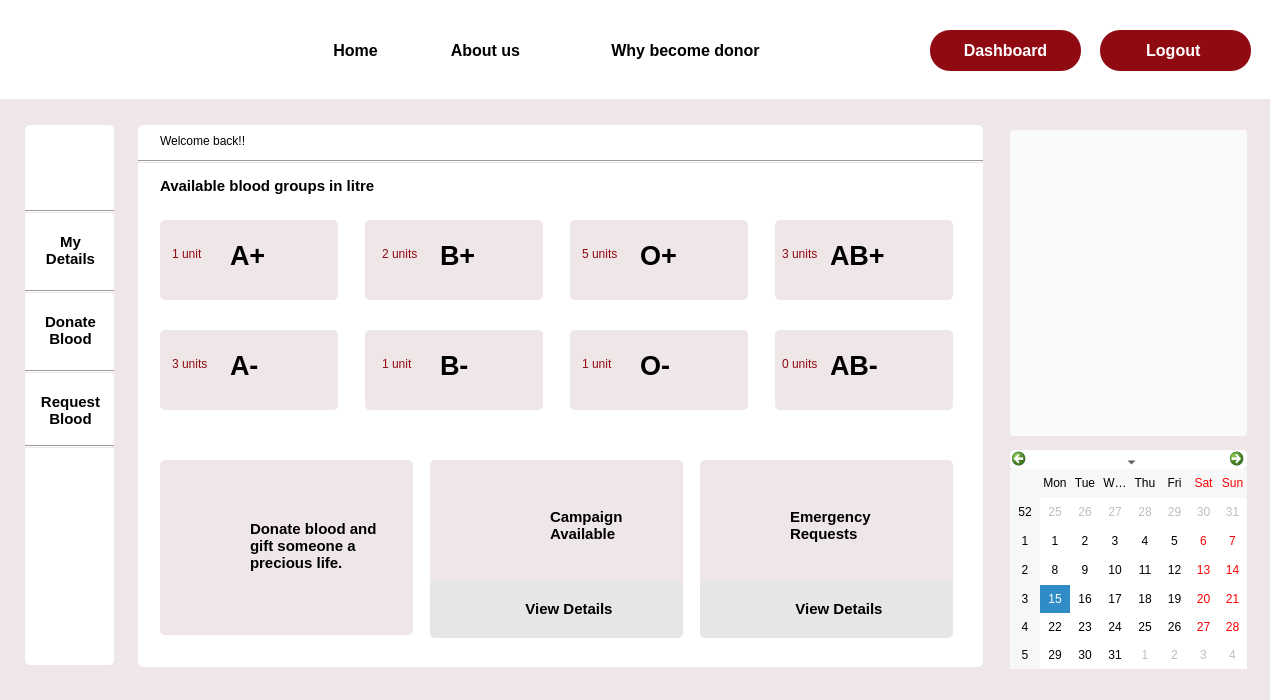
 <widget class="QDialog" name="userDashboard">
  <property name="geometry">
   <rect>
    <x>0</x>
    <y>0</y>
    <width>1270</width>
    <height>700</height>
   </rect>
  </property>
  <property name="windowTitle">
   <string>Dialog</string>
  </property>
  <property name="styleSheet">
   <string notr="true">background-color: #EFE6E7</string>
  </property>
  <widget class="QLabel" name="label_41">
   <property name="geometry">
    <rect>
     <x>680</x>
     <y>230</y>
     <width>63</width>
     <height>61</height>
    </rect>
   </property>
   <property name="cursor">
    <cursorShape>ArrowCursor</cursorShape>
   </property>
   <property name="styleSheet">
    <string notr="true">background-image: url(:/img/Images/blood_drop.png);</string>
   </property>
   <property name="text">
    <string/>
   </property>
  </widget>
  <widget class="QPushButton" name="about">
   <property name="geometry">
    <rect>
     <x>430</x>
     <y>30</y>
     <width>111</width>
     <height>41</height>
    </rect>
   </property>
   <property name="font">
    <font>
     <pointsize>12</pointsize>
     <bold>true</bold>
    </font>
   </property>
   <property name="cursor">
    <cursorShape>PointingHandCursor</cursorShape>
   </property>
   <property name="styleSheet">
    <string notr="true">#about

{
 background-color:rgb(255, 255, 255);
border-radius:0.5px;
}

#about::hover{border-bottom :3px solid rgb(144, 10, 18);
color: rgb(144, 10, 18);}</string>
   </property>
   <property name="text">
    <string>About us</string>
   </property>
  </widget>
  <widget class="QLabel" name="label_54">
   <property name="geometry">
    <rect>
     <x>790</x>
     <y>500</y>
     <width>141</width>
     <height>51</height>
    </rect>
   </property>
   <property name="font">
    <font>
     <pointsize>11</pointsize>
     <bold>true</bold>
    </font>
   </property>
   <property name="text">
    <string>Emergency
Requests</string>
   </property>
  </widget>
  <widget class="QLabel" name="label_37">
   <property name="geometry">
    <rect>
     <x>480</x>
     <y>340</y>
     <width>63</width>
     <height>61</height>
    </rect>
   </property>
   <property name="cursor">
    <cursorShape>ArrowCursor</cursorShape>
   </property>
   <property name="styleSheet">
    <string notr="true">background-image: url(:/img/Images/blood_drop.png);</string>
   </property>
   <property name="text">
    <string/>
   </property>
  </widget>
  <widget class="QLabel" name="label_44">
   <property name="geometry">
    <rect>
     <x>640</x>
     <y>340</y>
     <width>41</width>
     <height>51</height>
    </rect>
   </property>
   <property name="font">
    <font>
     <pointsize>20</pointsize>
     <bold>true</bold>
    </font>
   </property>
   <property name="cursor">
    <cursorShape>ArrowCursor</cursorShape>
   </property>
   <property name="text">
    <string>O-</string>
   </property>
  </widget>
  <widget class="Line" name="line_5">
   <property name="geometry">
    <rect>
     <x>138</x>
     <y>160</y>
     <width>845</width>
     <height>3</height>
    </rect>
   </property>
   <property name="orientation">
    <enum>Qt::Horizontal</enum>
   </property>
  </widget>
  <widget class="QLabel" name="label_6">
   <property name="geometry">
    <rect>
     <x>160</x>
     <y>220</y>
     <width>178</width>
     <height>80</height>
    </rect>
   </property>
   <property name="cursor">
    <cursorShape>ArrowCursor</cursorShape>
   </property>
   <property name="styleSheet">
    <string notr="true">border-color: rgb(0, 0, 0);
border-radius:5px;</string>
   </property>
   <property name="text">
    <string/>
   </property>
  </widget>
  <widget class="QPushButton" name="why">
   <property name="geometry">
    <rect>
     <x>570</x>
     <y>30</y>
     <width>231</width>
     <height>41</height>
    </rect>
   </property>
   <property name="font">
    <font>
     <pointsize>12</pointsize>
     <bold>true</bold>
    </font>
   </property>
   <property name="cursor">
    <cursorShape>PointingHandCursor</cursorShape>
   </property>
   <property name="styleSheet">
    <string notr="true">#why
{
 background-color:rgb(255, 255, 255);
border-radius:0.5px;
}

#why::hover{
border-bottom :3px solid rgb(144, 10, 18);
color: rgb(144, 10, 18);}</string>
   </property>
   <property name="text">
    <string>Why become donor</string>
   </property>
  </widget>
  <widget class="QPushButton" name="my_details">
   <property name="geometry">
    <rect>
     <x>30</x>
     <y>220</y>
     <width>81</width>
     <height>61</height>
    </rect>
   </property>
   <property name="font">
    <font>
     <pointsize>11</pointsize>
     <bold>true</bold>
    </font>
   </property>
   <property name="cursor">
    <cursorShape>PointingHandCursor</cursorShape>
   </property>
   <property name="styleSheet">
    <string notr="true">#my_details


{
 background-color:rgb(255, 255, 255);
border-radius:5px;
}

#my_details::hover{
border-botton:3px solid rgb(144, 10, 18);
color: rgb(144, 10, 18);}</string>
   </property>
   <property name="text">
    <string>My
Details</string>
   </property>
  </widget>
  <widget class="QLabel" name="label_52">
   <property name="geometry">
    <rect>
     <x>250</x>
     <y>490</y>
     <width>161</width>
     <height>111</height>
    </rect>
   </property>
   <property name="font">
    <font>
     <pointsize>11</pointsize>
     <bold>true</bold>
    </font>
   </property>
   <property name="text">
    <string>Donate blood and 
gift someone a 
precious life.</string>
   </property>
  </widget>
  <widget class="QLabel" name="label_16">
   <property name="geometry">
    <rect>
     <x>430</x>
     <y>460</y>
     <width>253</width>
     <height>175</height>
    </rect>
   </property>
   <property name="styleSheet">
    <string notr="true">border-radius:5px;</string>
   </property>
   <property name="text">
    <string/>
   </property>
  </widget>
  <widget class="QLabel" name="label_11">
   <property name="geometry">
    <rect>
     <x>365</x>
     <y>330</y>
     <width>178</width>
     <height>80</height>
    </rect>
   </property>
   <property name="cursor">
    <cursorShape>ArrowCursor</cursorShape>
   </property>
   <property name="styleSheet">
    <string notr="true">border-color: rgb(0, 0, 0);
border-radius:5px;</string>
   </property>
   <property name="text">
    <string/>
   </property>
  </widget>
  <widget class="QLabel" name="label_33">
   <property name="geometry">
    <rect>
     <x>270</x>
     <y>230</y>
     <width>63</width>
     <height>61</height>
    </rect>
   </property>
   <property name="cursor">
    <cursorShape>ArrowCursor</cursorShape>
   </property>
   <property name="styleSheet">
    <string notr="true">background-image: url(:/img/Images/blood_drop.png);</string>
   </property>
   <property name="text">
    <string/>
   </property>
  </widget>
  <widget class="QLabel" name="label_42">
   <property name="geometry">
    <rect>
     <x>640</x>
     <y>230</y>
     <width>41</width>
     <height>51</height>
    </rect>
   </property>
   <property name="font">
    <font>
     <pointsize>20</pointsize>
     <bold>true</bold>
    </font>
   </property>
   <property name="cursor">
    <cursorShape>ArrowCursor</cursorShape>
   </property>
   <property name="text">
    <string>O+</string>
   </property>
  </widget>
  <widget class="QPushButton" name="my_details_3">
   <property name="geometry">
    <rect>
     <x>30</x>
     <y>380</y>
     <width>81</width>
     <height>61</height>
    </rect>
   </property>
   <property name="font">
    <font>
     <pointsize>11</pointsize>
     <bold>true</bold>
    </font>
   </property>
   <property name="cursor">
    <cursorShape>PointingHandCursor</cursorShape>
   </property>
   <property name="styleSheet">
    <string notr="true">*{
 background-color:rgb(255, 255, 255);
border-radius:5px;}

#my_details_3::hover{
border-botton:3px solid rgb(144, 10, 18);
color: rgb(144, 10, 18);}
</string>
   </property>
   <property name="text">
    <string>Request
Blood</string>
   </property>
  </widget>
  <widget class="QLabel" name="label_46">
   <property name="geometry">
    <rect>
     <x>830</x>
     <y>230</y>
     <width>66</width>
     <height>51</height>
    </rect>
   </property>
   <property name="font">
    <font>
     <pointsize>20</pointsize>
     <bold>true</bold>
    </font>
   </property>
   <property name="cursor">
    <cursorShape>ArrowCursor</cursorShape>
   </property>
   <property name="text">
    <string>AB+</string>
   </property>
  </widget>
  <widget class="QLabel" name="label_39">
   <property name="geometry">
    <rect>
     <x>480</x>
     <y>230</y>
     <width>63</width>
     <height>61</height>
    </rect>
   </property>
   <property name="cursor">
    <cursorShape>ArrowCursor</cursorShape>
   </property>
   <property name="styleSheet">
    <string notr="true">background-image: url(:/img/Images/blood_drop.png);</string>
   </property>
   <property name="text">
    <string/>
   </property>
  </widget>
  <widget class="QLabel" name="label_47">
   <property name="geometry">
    <rect>
     <x>890</x>
     <y>340</y>
     <width>63</width>
     <height>61</height>
    </rect>
   </property>
   <property name="cursor">
    <cursorShape>ArrowCursor</cursorShape>
   </property>
   <property name="styleSheet">
    <string notr="true">background-image: url(:/img/Images/blood_drop.png);</string>
   </property>
   <property name="text">
    <string/>
   </property>
  </widget>
  <widget class="QLabel" name="label_13">
   <property name="geometry">
    <rect>
     <x>775</x>
     <y>220</y>
     <width>178</width>
     <height>80</height>
    </rect>
   </property>
   <property name="cursor">
    <cursorShape>ArrowCursor</cursorShape>
   </property>
   <property name="styleSheet">
    <string notr="true">border-color: rgb(0, 0, 0);
border-radius:5px;</string>
   </property>
   <property name="text">
    <string/>
   </property>
  </widget>
  <widget class="QLabel" name="label_5">
   <property name="geometry">
    <rect>
     <x>40</x>
     <y>140</y>
     <width>63</width>
     <height>61</height>
    </rect>
   </property>
   <property name="styleSheet">
    <string notr="true">background-color: rgb(255, 255, 255);
border-image: url(:/img/Images/Profile.png);</string>
   </property>
   <property name="text">
    <string/>
   </property>
  </widget>
  <widget class="QLabel" name="label_7">
   <property name="geometry">
    <rect>
     <x>30</x>
     <y>0</y>
     <width>81</width>
     <height>91</height>
    </rect>
   </property>
   <property name="styleSheet">
    <string notr="true">background-color:rgb(255, 255, 255);
border-image: url(:/img/Images/logo1.png);</string>
   </property>
   <property name="text">
    <string/>
   </property>
  </widget>
  <widget class="Line" name="line_4">
   <property name="geometry">
    <rect>
     <x>25</x>
     <y>445</y>
     <width>89</width>
     <height>3</height>
    </rect>
   </property>
   <property name="orientation">
    <enum>Qt::Horizontal</enum>
   </property>
  </widget>
  <widget class="QLabel" name="label_53">
   <property name="geometry">
    <rect>
     <x>550</x>
     <y>500</y>
     <width>111</width>
     <height>51</height>
    </rect>
   </property>
   <property name="font">
    <font>
     <pointsize>11</pointsize>
     <bold>true</bold>
    </font>
   </property>
   <property name="text">
    <string>Campaign
Available</string>
   </property>
  </widget>
  <widget class="QLabel" name="label">
   <property name="geometry">
    <rect>
     <x>0</x>
     <y>0</y>
     <width>1280</width>
     <height>99</height>
    </rect>
   </property>
   <property name="styleSheet">
    <string notr="true">background-color: rgb(255, 255, 255);</string>
   </property>
   <property name="text">
    <string/>
   </property>
  </widget>
  <widget class="QLabel" name="label_51">
   <property name="geometry">
    <rect>
     <x>730</x>
     <y>500</y>
     <width>51</width>
     <height>51</height>
    </rect>
   </property>
   <property name="styleSheet">
    <string notr="true">background-image: url(:/img/Images/announcement.png);</string>
   </property>
   <property name="text">
    <string/>
   </property>
  </widget>
  <widget class="Line" name="line_3">
   <property name="geometry">
    <rect>
     <x>25</x>
     <y>370</y>
     <width>89</width>
     <height>3</height>
    </rect>
   </property>
   <property name="orientation">
    <enum>Qt::Horizontal</enum>
   </property>
  </widget>
  <widget class="QLabel" name="label_8">
   <property name="geometry">
    <rect>
     <x>365</x>
     <y>220</y>
     <width>178</width>
     <height>80</height>
    </rect>
   </property>
   <property name="styleSheet">
    <string notr="true">border-color: rgb(0, 0, 0);
border-radius:5px;</string>
   </property>
   <property name="text">
    <string/>
   </property>
  </widget>
  <widget class="QLabel" name="label_43">
   <property name="geometry">
    <rect>
     <x>680</x>
     <y>340</y>
     <width>63</width>
     <height>61</height>
    </rect>
   </property>
   <property name="cursor">
    <cursorShape>ArrowCursor</cursorShape>
   </property>
   <property name="styleSheet">
    <string notr="true">background-image: url(:/img/Images/blood_drop.png);</string>
   </property>
   <property name="text">
    <string/>
   </property>
  </widget>
  <widget class="QLabel" name="label_12">
   <property name="geometry">
    <rect>
     <x>160</x>
     <y>330</y>
     <width>178</width>
     <height>80</height>
    </rect>
   </property>
   <property name="cursor">
    <cursorShape>ArrowCursor</cursorShape>
   </property>
   <property name="styleSheet">
    <string notr="true">border-color: rgb(0, 0, 0);
border-radius:5px;</string>
   </property>
   <property name="text">
    <string/>
   </property>
  </widget>
  <widget class="QLabel" name="label_9">
   <property name="geometry">
    <rect>
     <x>775</x>
     <y>330</y>
     <width>178</width>
     <height>80</height>
    </rect>
   </property>
   <property name="cursor">
    <cursorShape>ArrowCursor</cursorShape>
   </property>
   <property name="styleSheet">
    <string notr="true">border-color: rgb(0, 0, 0);
border-radius:5px;</string>
   </property>
   <property name="text">
    <string/>
   </property>
  </widget>
  <widget class="QLabel" name="label_3">
   <property name="geometry">
    <rect>
     <x>138</x>
     <y>125</y>
     <width>845</width>
     <height>542</height>
    </rect>
   </property>
   <property name="styleSheet">
    <string notr="true">background-color: rgb(255, 255, 255);
border-radius:5px;</string>
   </property>
   <property name="text">
    <string/>
   </property>
  </widget>
  <widget class="QLabel" name="label_14">
   <property name="geometry">
    <rect>
     <x>570</x>
     <y>220</y>
     <width>178</width>
     <height>80</height>
    </rect>
   </property>
   <property name="cursor">
    <cursorShape>ArrowCursor</cursorShape>
   </property>
   <property name="styleSheet">
    <string notr="true">border-color: rgb(0, 0, 0);
border-radius:5px;</string>
   </property>
   <property name="text">
    <string/>
   </property>
  </widget>
  <widget class="QLabel" name="label_40">
   <property name="geometry">
    <rect>
     <x>440</x>
     <y>230</y>
     <width>41</width>
     <height>51</height>
    </rect>
   </property>
   <property name="font">
    <font>
     <pointsize>20</pointsize>
     <bold>true</bold>
    </font>
   </property>
   <property name="cursor">
    <cursorShape>ArrowCursor</cursorShape>
   </property>
   <property name="text">
    <string>B+</string>
   </property>
  </widget>
  <widget class="QLabel" name="label_45">
   <property name="geometry">
    <rect>
     <x>890</x>
     <y>230</y>
     <width>63</width>
     <height>61</height>
    </rect>
   </property>
   <property name="cursor">
    <cursorShape>ArrowCursor</cursorShape>
   </property>
   <property name="styleSheet">
    <string notr="true">background-image: url(:/img/Images/blood_drop.png);</string>
   </property>
   <property name="text">
    <string/>
   </property>
  </widget>
  <widget class="QLabel" name="label_18">
   <property name="geometry">
    <rect>
     <x>160</x>
     <y>131</y>
     <width>211</width>
     <height>20</height>
    </rect>
   </property>
   <property name="styleSheet">
    <string notr="true">background-color: rgb(255, 255, 255);</string>
   </property>
   <property name="text">
    <string>Welcome back!!</string>
   </property>
  </widget>
  <widget class="Line" name="line_2">
   <property name="geometry">
    <rect>
     <x>25</x>
     <y>290</y>
     <width>89</width>
     <height>3</height>
    </rect>
   </property>
   <property name="orientation">
    <enum>Qt::Horizontal</enum>
   </property>
  </widget>
  <widget class="Line" name="line">
   <property name="geometry">
    <rect>
     <x>25</x>
     <y>210</y>
     <width>89</width>
     <height>3</height>
    </rect>
   </property>
   <property name="orientation">
    <enum>Qt::Horizontal</enum>
   </property>
  </widget>
  <widget class="QLabel" name="label_15">
   <property name="geometry">
    <rect>
     <x>160</x>
     <y>460</y>
     <width>253</width>
     <height>175</height>
    </rect>
   </property>
   <property name="styleSheet">
    <string notr="true">border-radius:5px;</string>
   </property>
   <property name="text">
    <string/>
   </property>
  </widget>
  <widget class="QPushButton" name="login">
   <property name="geometry">
    <rect>
     <x>930</x>
     <y>30</y>
     <width>151</width>
     <height>41</height>
    </rect>
   </property>
   <property name="font">
    <font>
     <pointsize>12</pointsize>
     <bold>true</bold>
    </font>
   </property>
   <property name="cursor">
    <cursorShape>PointingHandCursor</cursorShape>
   </property>
   <property name="styleSheet">
    <string notr="true">#login
{
 background-color:rgb(144, 10, 18);
	color: rgb(255, 255, 255);
border-radius:20px;
}

#login::hover
{
background-color:white;
	color: rgb(144, 10, 18);
}</string>
   </property>
   <property name="text">
    <string>Dashboard</string>
   </property>
  </widget>
  <widget class="QCalendarWidget" name="calendarWidget">
   <property name="geometry">
    <rect>
     <x>1010</x>
     <y>450</y>
     <width>237</width>
     <height>219</height>
    </rect>
   </property>
   <property name="cursor">
    <cursorShape>PointingHandCursor</cursorShape>
   </property>
   <property name="styleSheet">
    <string notr="true">background-color: rgb(255, 255, 255);
border-radius:5px;</string>
   </property>
  </widget>
  <widget class="QLabel" name="label_48">
   <property name="geometry">
    <rect>
     <x>830</x>
     <y>340</y>
     <width>61</width>
     <height>51</height>
    </rect>
   </property>
   <property name="font">
    <font>
     <pointsize>20</pointsize>
     <bold>true</bold>
    </font>
   </property>
   <property name="cursor">
    <cursorShape>ArrowCursor</cursorShape>
   </property>
   <property name="text">
    <string>AB-</string>
   </property>
  </widget>
  <widget class="QLabel" name="label_17">
   <property name="geometry">
    <rect>
     <x>700</x>
     <y>460</y>
     <width>253</width>
     <height>175</height>
    </rect>
   </property>
   <property name="cursor">
    <cursorShape>ArrowCursor</cursorShape>
   </property>
   <property name="styleSheet">
    <string notr="true">border-radius:5px;</string>
   </property>
   <property name="text">
    <string/>
   </property>
  </widget>
  <widget class="QLabel" name="label_36">
   <property name="geometry">
    <rect>
     <x>230</x>
     <y>340</y>
     <width>41</width>
     <height>51</height>
    </rect>
   </property>
   <property name="font">
    <font>
     <pointsize>20</pointsize>
     <bold>true</bold>
    </font>
   </property>
   <property name="cursor">
    <cursorShape>ArrowCursor</cursorShape>
   </property>
   <property name="text">
    <string>A-</string>
   </property>
  </widget>
  <widget class="QLabel" name="label_10">
   <property name="geometry">
    <rect>
     <x>570</x>
     <y>330</y>
     <width>178</width>
     <height>80</height>
    </rect>
   </property>
   <property name="cursor">
    <cursorShape>ArrowCursor</cursorShape>
   </property>
   <property name="styleSheet">
    <string notr="true">border-color: rgb(0, 0, 0);
border-radius:5px;</string>
   </property>
   <property name="text">
    <string/>
   </property>
  </widget>
  <widget class="QLabel" name="label_34">
   <property name="geometry">
    <rect>
     <x>230</x>
     <y>230</y>
     <width>41</width>
     <height>51</height>
    </rect>
   </property>
   <property name="font">
    <font>
     <pointsize>20</pointsize>
     <bold>true</bold>
    </font>
   </property>
   <property name="cursor">
    <cursorShape>ArrowCursor</cursorShape>
   </property>
   <property name="text">
    <string>A+</string>
   </property>
  </widget>
  <widget class="QLabel" name="label_49">
   <property name="geometry">
    <rect>
     <x>180</x>
     <y>520</y>
     <width>53</width>
     <height>52</height>
    </rect>
   </property>
   <property name="styleSheet">
    <string notr="true">background-image: url(:/img/Images/Donor.png);</string>
   </property>
   <property name="text">
    <string/>
   </property>
  </widget>
  <widget class="QPushButton" name="home">
   <property name="geometry">
    <rect>
     <x>300</x>
     <y>30</y>
     <width>111</width>
     <height>41</height>
    </rect>
   </property>
   <property name="font">
    <font>
     <pointsize>12</pointsize>
     <bold>true</bold>
    </font>
   </property>
   <property name="cursor">
    <cursorShape>PointingHandCursor</cursorShape>
   </property>
   <property name="styleSheet">
    <string notr="true">#home

{
 background-color:rgb(255, 255, 255);
border-radius:0.5px;
}

#home::hover{border-bottom :3px solid rgb(144, 10, 18);
color: rgb(144, 10, 18);}</string>
   </property>
   <property name="text">
    <string>Home</string>
   </property>
  </widget>
  <widget class="QLabel" name="label_38">
   <property name="geometry">
    <rect>
     <x>440</x>
     <y>340</y>
     <width>41</width>
     <height>51</height>
    </rect>
   </property>
   <property name="font">
    <font>
     <pointsize>20</pointsize>
     <bold>true</bold>
    </font>
   </property>
   <property name="cursor">
    <cursorShape>ArrowCursor</cursorShape>
   </property>
   <property name="text">
    <string>B-</string>
   </property>
  </widget>
  <widget class="QLabel" name="label_50">
   <property name="geometry">
    <rect>
     <x>470</x>
     <y>500</y>
     <width>51</width>
     <height>51</height>
    </rect>
   </property>
   <property name="styleSheet">
    <string notr="true">background-image: url(:/img/Images/camp.png);</string>
   </property>
   <property name="text">
    <string/>
   </property>
  </widget>
  <widget class="QLabel" name="label_2">
   <property name="geometry">
    <rect>
     <x>25</x>
     <y>125</y>
     <width>89</width>
     <height>540</height>
    </rect>
   </property>
   <property name="styleSheet">
    <string notr="true">background-color: rgb(255, 255, 255);
border-radius:5px;</string>
   </property>
   <property name="text">
    <string/>
   </property>
  </widget>
  <widget class="QPushButton" name="my_details_2">
   <property name="geometry">
    <rect>
     <x>30</x>
     <y>300</y>
     <width>81</width>
     <height>61</height>
    </rect>
   </property>
   <property name="font">
    <font>
     <pointsize>11</pointsize>
     <bold>true</bold>
    </font>
   </property>
   <property name="cursor">
    <cursorShape>PointingHandCursor</cursorShape>
   </property>
   <property name="styleSheet">
    <string notr="true">*{
 background-color:rgb(255, 255, 255);
border-radius:5px;}

#my_details_2::hover{
border-botton:3px solid rgb(144, 10, 18);
color: rgb(144, 10, 18);}
</string>
   </property>
   <property name="text">
    <string>Donate
Blood</string>
   </property>
  </widget>
  <widget class="QLabel" name="label_19">
   <property name="geometry">
    <rect>
     <x>160</x>
     <y>170</y>
     <width>351</width>
     <height>31</height>
    </rect>
   </property>
   <property name="font">
    <font>
     <pointsize>11</pointsize>
     <bold>true</bold>
    </font>
   </property>
   <property name="styleSheet">
    <string notr="true">background-color: rgb(255, 255, 255);</string>
   </property>
   <property name="text">
    <string>Available blood groups in litre</string>
   </property>
  </widget>
  <widget class="QLabel" name="label_35">
   <property name="geometry">
    <rect>
     <x>270</x>
     <y>340</y>
     <width>63</width>
     <height>61</height>
    </rect>
   </property>
   <property name="cursor">
    <cursorShape>ArrowCursor</cursorShape>
   </property>
   <property name="styleSheet">
    <string notr="true">background-image: url(:/img/Images/blood_drop.png);</string>
   </property>
   <property name="text">
    <string/>
   </property>
  </widget>
  <widget class="QPushButton" name="pushButton">
   <property name="geometry">
    <rect>
     <x>430</x>
     <y>580</y>
     <width>253</width>
     <height>58</height>
    </rect>
   </property>
   <property name="font">
    <font>
     <pointsize>11</pointsize>
     <bold>true</bold>
    </font>
   </property>
   <property name="cursor">
    <cursorShape>PointingHandCursor</cursorShape>
   </property>
   <property name="styleSheet">
    <string notr="true">#pushButton{border-radius:5px;
background-color: #E6E6E6;}

#pushButton::hover
{

	color: rgb(144, 10, 18);
}</string>
   </property>
   <property name="text">
    <string>      View Details</string>
   </property>
  </widget>
  <widget class="QPushButton" name="pushButton_2">
   <property name="geometry">
    <rect>
     <x>700</x>
     <y>580</y>
     <width>253</width>
     <height>58</height>
    </rect>
   </property>
   <property name="font">
    <font>
     <pointsize>11</pointsize>
     <bold>true</bold>
    </font>
   </property>
   <property name="cursor">
    <cursorShape>PointingHandCursor</cursorShape>
   </property>
   <property name="styleSheet">
    <string notr="true">#pushButton_2{border-radius:5px;
background-color: #E6E6E6;}

#pushButton_2::hover
{

	color: rgb(144, 10, 18);
}</string>
   </property>
   <property name="text">
    <string>      View Details</string>
   </property>
  </widget>
  <widget class="QPushButton" name="login_2">
   <property name="geometry">
    <rect>
     <x>1100</x>
     <y>30</y>
     <width>151</width>
     <height>41</height>
    </rect>
   </property>
   <property name="font">
    <font>
     <pointsize>12</pointsize>
     <bold>true</bold>
    </font>
   </property>
   <property name="cursor">
    <cursorShape>PointingHandCursor</cursorShape>
   </property>
   <property name="styleSheet">
    <string notr="true">#login_2
{
 background-color:rgb(144, 10, 18);
border-radius:20px;
	color: rgb(255, 255, 255);
}

#login_2::hover
{
background-color:white;
	color: rgb(144, 10, 18);
}</string>
   </property>
   <property name="text">
    <string>Logout </string>
   </property>
  </widget>
  <widget class="QLabel" name="label_20">
   <property name="geometry">
    <rect>
     <x>170</x>
     <y>250</y>
     <width>51</width>
     <height>20</height>
    </rect>
   </property>
   <property name="text">
    <string/>
   </property>
  </widget>
  <widget class="QLabel" name="label_21">
   <property name="geometry">
    <rect>
     <x>380</x>
     <y>250</y>
     <width>51</width>
     <height>20</height>
    </rect>
   </property>
   <property name="text">
    <string/>
   </property>
  </widget>
  <widget class="QLabel" name="label_22">
   <property name="geometry">
    <rect>
     <x>585</x>
     <y>250</y>
     <width>51</width>
     <height>20</height>
    </rect>
   </property>
   <property name="text">
    <string/>
   </property>
  </widget>
  <widget class="QLabel" name="label_55">
   <property name="geometry">
    <rect>
     <x>780</x>
     <y>250</y>
     <width>48</width>
     <height>20</height>
    </rect>
   </property>
   <property name="text">
    <string/>
   </property>
  </widget>
  <widget class="QLabel" name="label_57">
   <property name="geometry">
    <rect>
     <x>780</x>
     <y>358</y>
     <width>51</width>
     <height>20</height>
    </rect>
   </property>
   <property name="text">
    <string/>
   </property>
  </widget>
  <widget class="QLabel" name="label_60">
   <property name="geometry">
    <rect>
     <x>380</x>
     <y>358</y>
     <width>51</width>
     <height>20</height>
    </rect>
   </property>
   <property name="text">
    <string/>
   </property>
  </widget>
  <widget class="QLineEdit" name="lineEdit">
   <property name="geometry">
    <rect>
     <x>170</x>
     <y>240</y>
     <width>51</width>
     <height>28</height>
    </rect>
   </property>
   <property name="styleSheet">
    <string notr="true">border-radius:0px;
color: rgb(144, 10, 18);</string>
   </property>
   <property name="text">
    <string>1 unit</string>
   </property>
  </widget>
  <widget class="QLineEdit" name="lineEdit_2">
   <property name="geometry">
    <rect>
     <x>380</x>
     <y>350</y>
     <width>51</width>
     <height>28</height>
    </rect>
   </property>
   <property name="styleSheet">
    <string notr="true">border-radius:0px;
color: rgb(144, 10, 18);</string>
   </property>
   <property name="text">
    <string>1 unit</string>
   </property>
  </widget>
  <widget class="QLineEdit" name="lineEdit_3">
   <property name="geometry">
    <rect>
     <x>580</x>
     <y>350</y>
     <width>51</width>
     <height>28</height>
    </rect>
   </property>
   <property name="styleSheet">
    <string notr="true">border-radius:0px;
color: rgb(144, 10, 18);</string>
   </property>
   <property name="text">
    <string>1 unit</string>
   </property>
  </widget>
  <widget class="QLineEdit" name="lineEdit_4">
   <property name="geometry">
    <rect>
     <x>170</x>
     <y>350</y>
     <width>51</width>
     <height>28</height>
    </rect>
   </property>
   <property name="styleSheet">
    <string notr="true">border-radius:0px;
color: rgb(144, 10, 18);</string>
   </property>
   <property name="text">
    <string>3 units</string>
   </property>
  </widget>
  <widget class="QLineEdit" name="lineEdit_5">
   <property name="geometry">
    <rect>
     <x>580</x>
     <y>240</y>
     <width>51</width>
     <height>28</height>
    </rect>
   </property>
   <property name="styleSheet">
    <string notr="true">border-radius:0px;
color: rgb(144, 10, 18);</string>
   </property>
   <property name="text">
    <string>5 units</string>
   </property>
  </widget>
  <widget class="QLineEdit" name="lineEdit_6">
   <property name="geometry">
    <rect>
     <x>380</x>
     <y>240</y>
     <width>51</width>
     <height>28</height>
    </rect>
   </property>
   <property name="styleSheet">
    <string notr="true">border-radius:0px;
color: rgb(144, 10, 18);</string>
   </property>
   <property name="text">
    <string>2 units</string>
   </property>
  </widget>
  <widget class="QLineEdit" name="lineEdit_7">
   <property name="geometry">
    <rect>
     <x>780</x>
     <y>350</y>
     <width>51</width>
     <height>28</height>
    </rect>
   </property>
   <property name="styleSheet">
    <string notr="true">border-radius:0px;
color: rgb(144, 10, 18);</string>
   </property>
   <property name="text">
    <string>0 units</string>
   </property>
  </widget>
  <widget class="QLineEdit" name="lineEdit_8">
   <property name="geometry">
    <rect>
     <x>780</x>
     <y>240</y>
     <width>51</width>
     <height>28</height>
    </rect>
   </property>
   <property name="styleSheet">
    <string notr="true">border-radius:0px;
color: rgb(144, 10, 18);</string>
   </property>
   <property name="text">
    <string>3 units</string>
   </property>
  </widget>
  <widget class="QPushButton" name="pushButton_4">
   <property name="geometry">
    <rect>
     <x>1010</x>
     <y>130</y>
     <width>237</width>
     <height>306</height>
    </rect>
   </property>
   <property name="styleSheet">
    <string notr="true">background-color: rgb(250, 250, 250);
border-radius:3px;
</string>
   </property>
   <property name="text">
    <string/>
   </property>
   <property name="icon">
    <iconset resource="Resources.qrc">
     <normaloff>:/Images/donor_day.JPG</normaloff>:/Images/donor_day.JPG</iconset>
   </property>
   <property name="iconSize">
    <size>
     <width>250</width>
     <height>400</height>
    </size>
   </property>
  </widget>
  <zorder>label</zorder>
  <zorder>label_3</zorder>
  <zorder>label_17</zorder>
  <zorder>label_15</zorder>
  <zorder>label_13</zorder>
  <zorder>label_10</zorder>
  <zorder>label_9</zorder>
  <zorder>label_8</zorder>
  <zorder>label_11</zorder>
  <zorder>label_14</zorder>
  <zorder>label_2</zorder>
  <zorder>label_41</zorder>
  <zorder>about</zorder>
  <zorder>label_54</zorder>
  <zorder>label_37</zorder>
  <zorder>label_44</zorder>
  <zorder>line_5</zorder>
  <zorder>label_6</zorder>
  <zorder>why</zorder>
  <zorder>my_details</zorder>
  <zorder>label_52</zorder>
  <zorder>label_16</zorder>
  <zorder>label_33</zorder>
  <zorder>label_42</zorder>
  <zorder>my_details_3</zorder>
  <zorder>label_46</zorder>
  <zorder>label_39</zorder>
  <zorder>label_47</zorder>
  <zorder>label_5</zorder>
  <zorder>label_7</zorder>
  <zorder>line_4</zorder>
  <zorder>label_53</zorder>
  <zorder>label_51</zorder>
  <zorder>line_3</zorder>
  <zorder>label_43</zorder>
  <zorder>label_12</zorder>
  <zorder>label_40</zorder>
  <zorder>label_45</zorder>
  <zorder>label_18</zorder>
  <zorder>line_2</zorder>
  <zorder>line</zorder>
  <zorder>login</zorder>
  <zorder>calendarWidget</zorder>
  <zorder>label_48</zorder>
  <zorder>label_36</zorder>
  <zorder>label_34</zorder>
  <zorder>label_49</zorder>
  <zorder>home</zorder>
  <zorder>label_38</zorder>
  <zorder>label_50</zorder>
  <zorder>my_details_2</zorder>
  <zorder>label_19</zorder>
  <zorder>label_35</zorder>
  <zorder>pushButton</zorder>
  <zorder>pushButton_2</zorder>
  <zorder>login_2</zorder>
  <zorder>label_20</zorder>
  <zorder>label_21</zorder>
  <zorder>label_22</zorder>
  <zorder>label_55</zorder>
  <zorder>label_57</zorder>
  <zorder>label_60</zorder>
  <zorder>lineEdit</zorder>
  <zorder>lineEdit_2</zorder>
  <zorder>lineEdit_3</zorder>
  <zorder>lineEdit_4</zorder>
  <zorder>lineEdit_5</zorder>
  <zorder>lineEdit_6</zorder>
  <zorder>lineEdit_7</zorder>
  <zorder>lineEdit_8</zorder>
  <zorder>pushButton_4</zorder>
 </widget>
